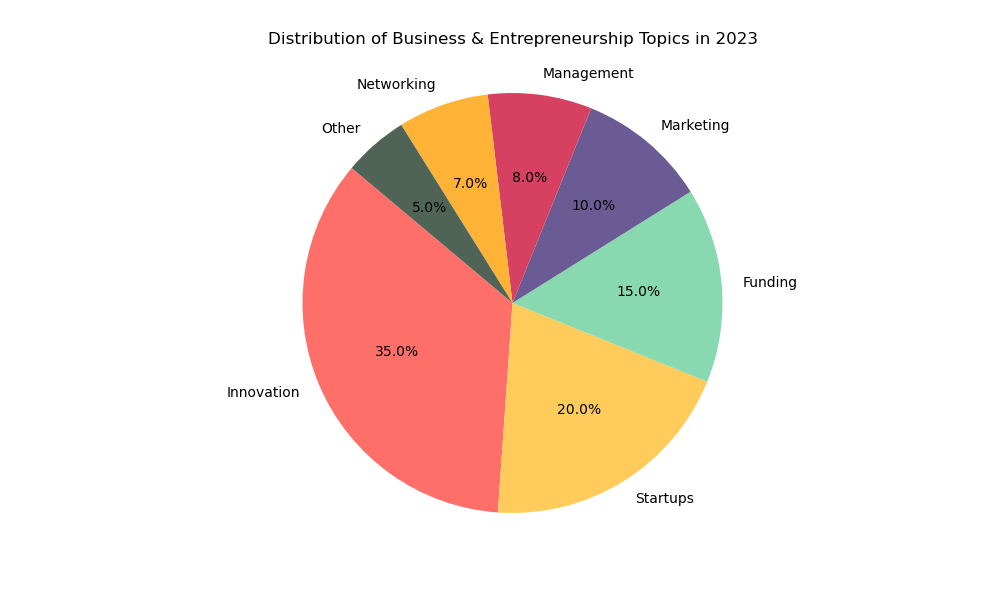

The script that drew this image:

import matplotlib.pyplot as plt

# Data to plot
labels = ['Innovation', 'Startups', 'Funding', 'Marketing', 'Management', 'Networking', 'Other']
sizes = [35.0, 20.0, 15.0, 10.0, 8.0, 7.0, 5.0]
colors = ['#ff6f69', '#ffcc5c', '#88d8b0', '#6b5b95', '#d64161', '#feb236', '#4f6457']

# Plot
fig1, ax1 = plt.subplots(figsize=(10, 6))
ax1.pie(sizes, labels=labels, colors=colors, autopct='%1.1f%%', startangle=140)

ax1.axis('equal')  # Equal aspect ratio ensures that pie is drawn as a circle.
plt.title('Distribution of Business & Entrepreneurship Topics in 2023', pad=20)
plt.show()
